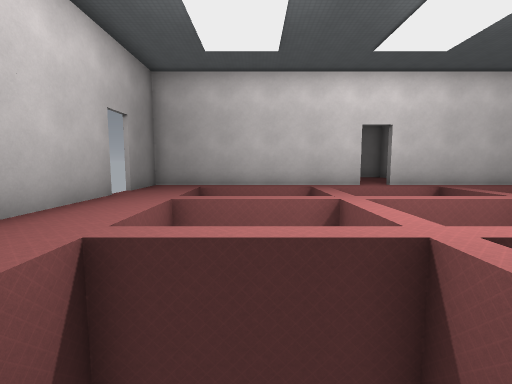
view 1 (above)

21 first-person views from a walk through a 3-D level made in the Godot game engine. The camera is 1.5 m above the floor, tilts 6° down and sees 85° across. The floor is counted in squares, 2 m on a side. Each view is taken from the middle of a square. On the plan, view 1 faces up. The plan holds only what a view shows up to about 10 squares ahead; the rest is blank. The place goes on beyond the plan. Surface patterns are stand-ins for the level's own textures.

view 2
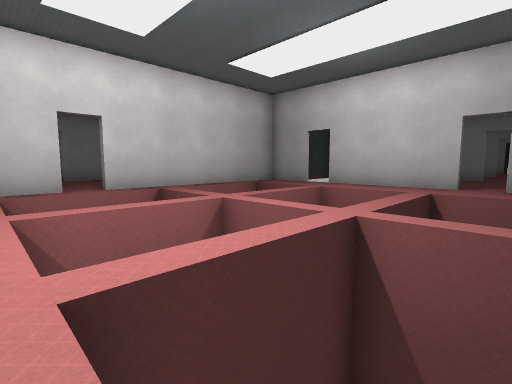

view 3
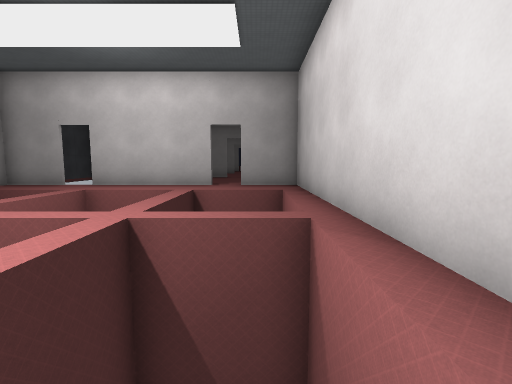

view 4
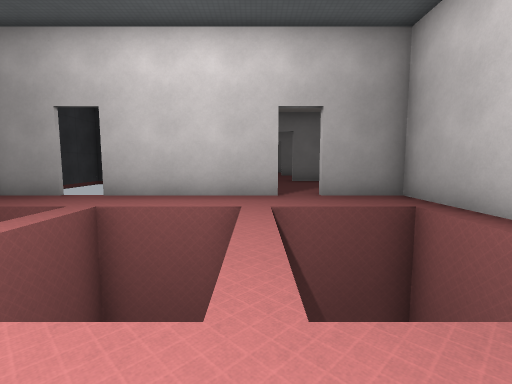

view 5
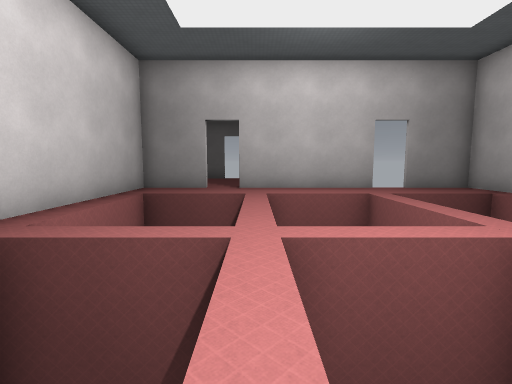

view 6
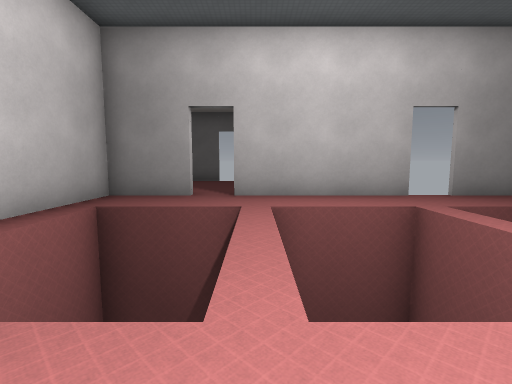

view 7
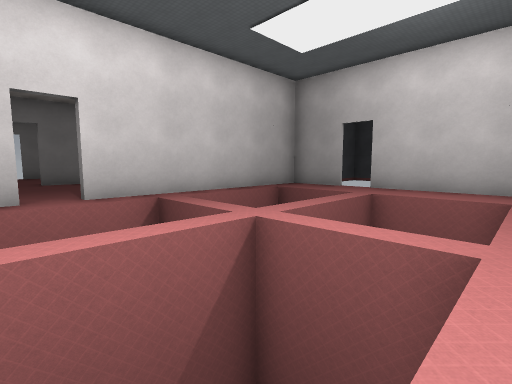

view 8
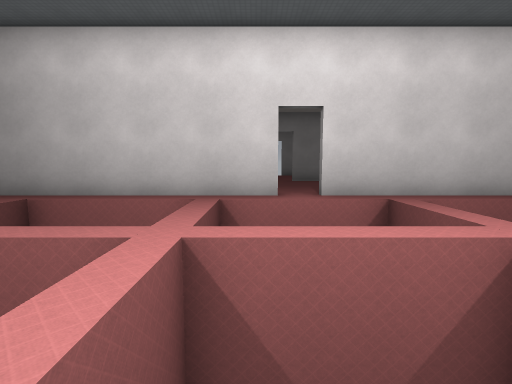

view 9
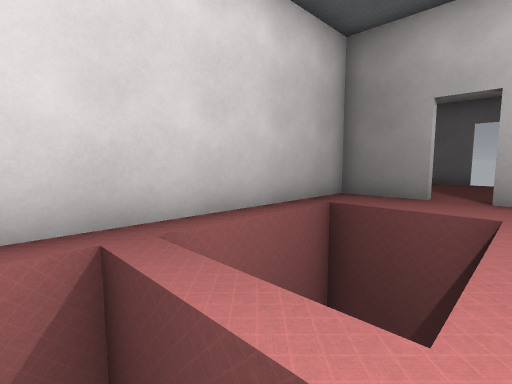

view 10
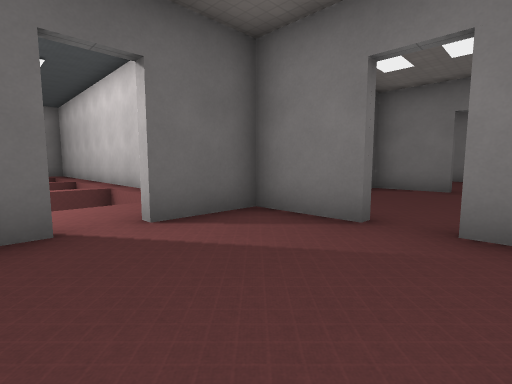

view 11
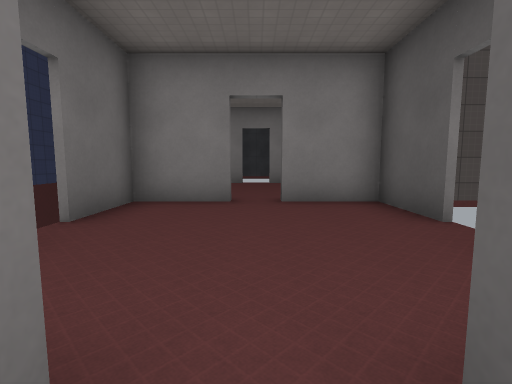

view 12
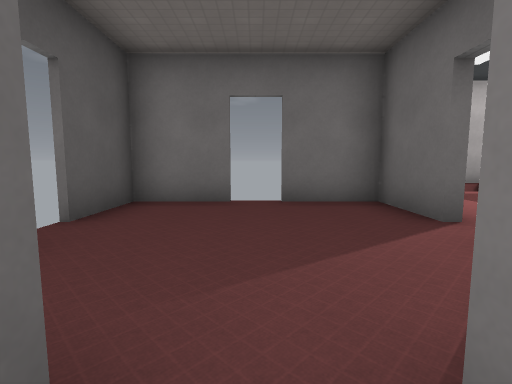

view 13
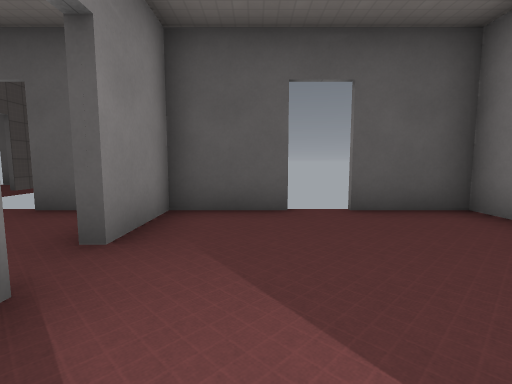

view 14
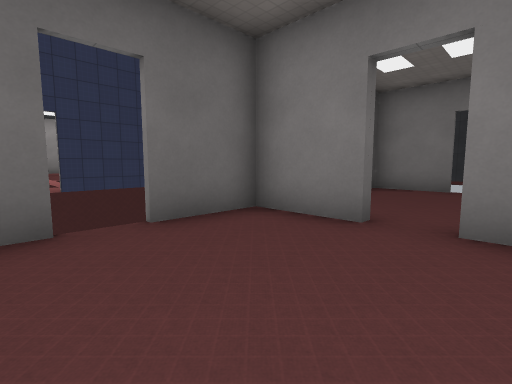

view 15
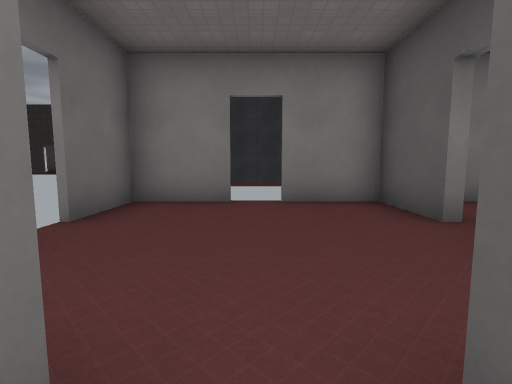

view 16
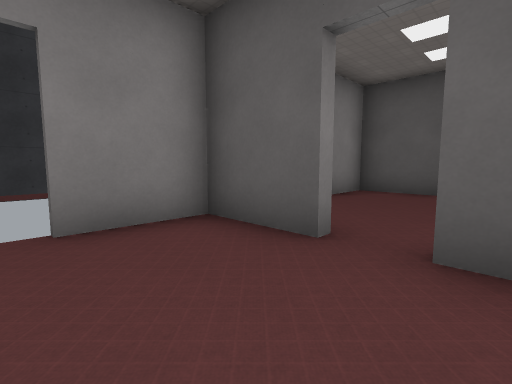

view 17
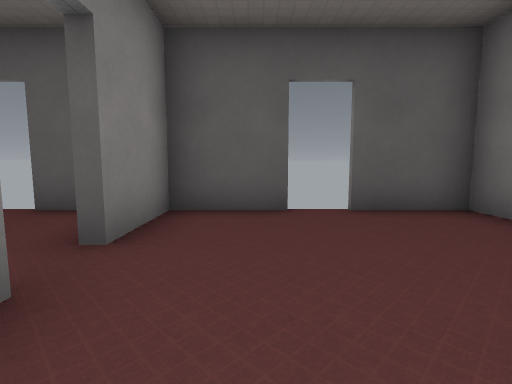

view 18
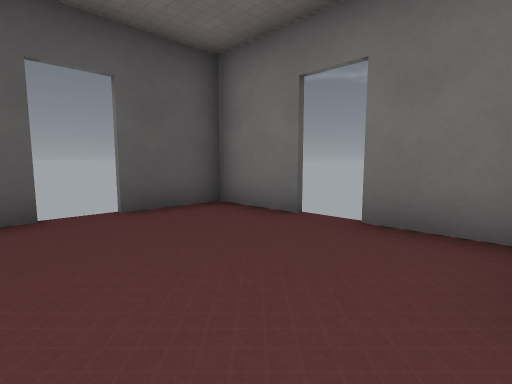

view 19
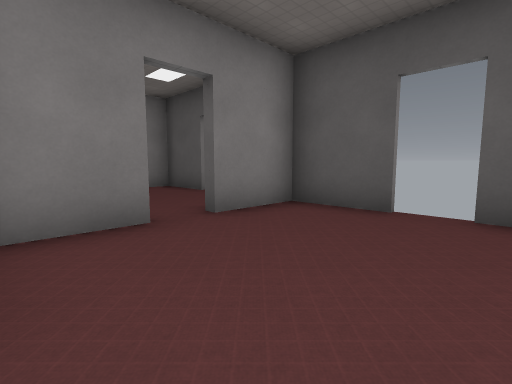

view 20
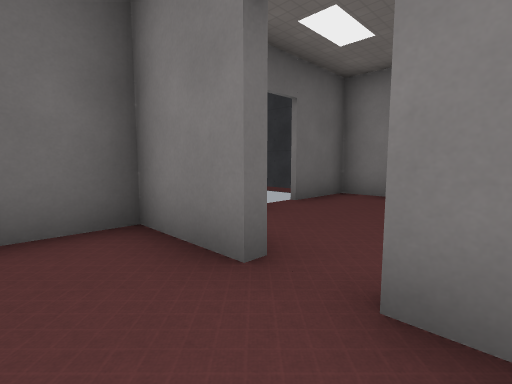

view 21
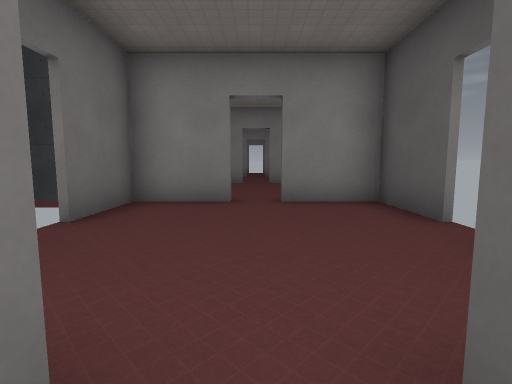

### Floor plan
Points are (right, up) in squares from view 1. A wall is a line through its corners. A room is listed if a view was taken in it or the views show most of it. See-through windows are left out.
Room 1 (views 1, 2, 3, 4, 5, 6, 7, 8, 9)
walls: (3.5, 9.4) (-3.4, 9.4) (-3.4, 7.5); (11.4, 2.4) (11.4, 6.5); (-3.4, 1.6) (-3.4, -0.4) (11.4, -0.4) (11.4, 1.5); (-3.4, 6.6) (-3.4, 2.5); (11.4, 7.4) (11.4, 9.4) (4.5, 9.4)
ways out: opening at (-3, 2) to room 2; opening at (12, 2)
Room 2 (views 10, 11, 13)
walls: (-8.4, 1.6) (-8.4, -0.4) (-6.5, -0.4); (-5.6, -0.4) (-3.6, -0.4) (-3.6, 1.5); (-3.6, 2.4) (-3.6, 4.4) (-5.5, 4.4); (-6.5, 4.4) (-8.4, 4.4) (-8.4, 2.5)
ways out: opening at (-3, 2) to room 1; opening at (-6, -1) to room 3
Room 3 (views 12, 14, 15)
walls: (-5.6, -5.4) (-3.6, -5.4) (-3.6, -3.5); (-3.6, -2.6) (-3.6, -2.1); (-8.4, -3.5) (-8.4, -5.4); (-8.4, -1.8) (-8.4, -2.5); (-10.5, -5.4) (-6.5, -5.4)
ways out: opening at (-6, -1) to room 2; opening at (-6, -6) to room 4
Room 4 (view 16)
walls: (-8.4, -8.4) (-8.4, -10.4) (-6.5, -10.4); (-5.6, -10.4) (-3.6, -10.4) (-3.6, -8.5); (-8.4, -7) (-8.4, -7.5)
ways out: opening at (-6, -6) to room 3; opening at (-8, -8) to room 5
Room 5 (views 17, 18, 19, 20, 21)
walls: (-13.4, -8.4) (-13.4, -10.4) (-11.5, -10.4); (-10.6, -10.4) (-8.6, -10.4) (-8.6, -9.1); (-11.5, -5.6) (-13.4, -5.6) (-13.4, -7.5); (-9, -5.6) (-10.5, -5.6)
ways out: opening at (-8, -8) to room 4; opening at (-11, -11)

Positions as (right, up) in squares from view 1, and headings:
1: (0, 0), facing up
2: (2, 1), facing up-right
3: (2, 1), facing right
4: (5, 3), facing right
5: (5, 3), facing left
6: (3, 3), facing left
7: (3, 3), facing up-right
8: (3, 3), facing up
9: (3, 3), facing down-left
10: (-7, 3), facing down-right
11: (-6, 0), facing down
12: (-6, -1), facing up
13: (-4, 1), facing left
14: (-7, -2), facing down-right
15: (-6, -5), facing down
16: (-6, -7), facing down-left
17: (-9, -9), facing left
18: (-9, -9), facing up-left
19: (-9, -7), facing down-left
20: (-12, -9), facing down-right
21: (-11, -10), facing down
